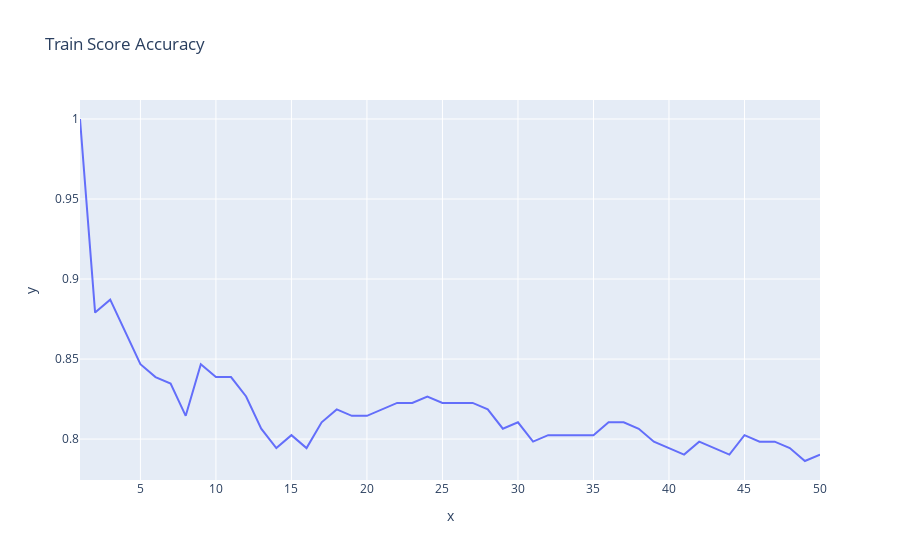

Notebook code cell kept with this figure:
### Code cell
fig = px.line(x = range(1,51), y = train_score, title = 'Train Score Accuracy')
fig.show()

### Figure 1 — Plotly figure (JSON) as saved in the notebook; plotly's stock layout.template omitted (floating-point values rounded to 4 significant figures)
{"data": [{"hovertemplate": "x=%{x}<br>y=%{y}<extra></extra>", "legendgroup": "", "line": {"color": "#636efa", "dash": "solid"}, "marker": {"symbol": "circle"}, "mode": "lines", "name": "", "orientation": "v", "showlegend": false, "type": "scatter", "x": [1, 2, 3, 4, 5, 6, 7, 8, 9, 10, 11, 12, 13, 14, 15, 16, 17, 18, 19, 20, 21, 22, 23, 24, 25, 26, 27, 28, 29, 30, 31, 32, 33, 34, 35, 36, 37, 38, 39, 40, 41, 42, 43, 44, 45, 46, 47, 48, 49, 50], "xaxis": "x", "y": [1, 0.879, 0.8871, 0.8669, 0.8468, 0.8387, 0.8347, 0.8145, 0.8468, 0.8387, 0.8387, 0.8266, 0.8065, 0.7944, 0.8024, 0.7944, 0.8105, 0.8185, 0.8145, 0.8145, 0.8185, 0.8226, 0.8226, 0.8266, 0.8226, 0.8226, 0.8226, 0.8185, 0.8065, 0.8105, 0.7984, 0.8024, 0.8024, 0.8024, 0.8024, 0.8105, 0.8105, 0.8065, 0.7984, 0.7944, 0.7903, 0.7984, 0.7944, 0.7903, 0.8024, 0.7984, 0.7984, 0.7944, 0.7863, 0.7903], "yaxis": "y"}], "layout": {"legend": {"tracegroupgap": 0}, "title": {"text": "Train Score Accuracy"}, "xaxis": {"anchor": "y", "domain": [0, 1], "title": {"text": "x"}}, "yaxis": {"anchor": "x", "domain": [0, 1], "title": {"text": "y"}}}}
